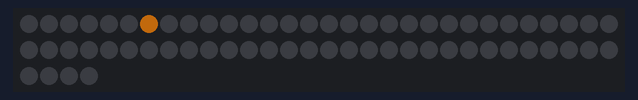
This sketch was run on a simulated Arduino Uno, built with avr-gcc and run on an emulated ATmega328P. Parts: 64 RGB LEDs in strip order, left to right, continuing on the next row. Dim RGB values are drawn brighter than linear; random numbers use the default seed unless the sketch sets one.

Above: at 0.15 s.
At 4.99 s:
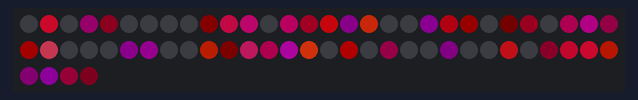
At 9.82 s:
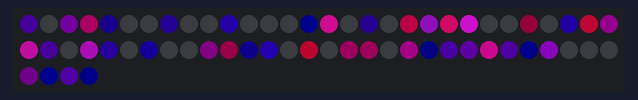
At 19.79 s:
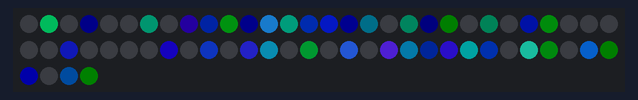
At 29.75 s:
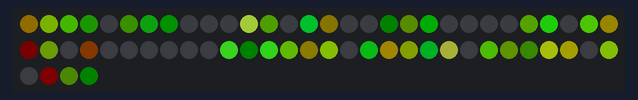
At 39.72 s:
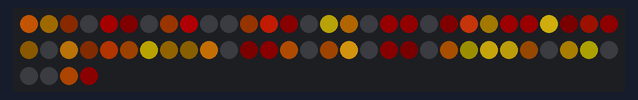

The sketch:

Confetti.ino
```cpp
#include "FastLED.h"
#define DATA_PIN   8
#define NUM_LEDS   64

CRGB leds[NUM_LEDS];

uint8_t gHueDots = 0; // rotating "base color" used by many of the patterns
#define ARRAY_SIZE(A) (sizeof(A) / sizeof((A)[0]))

void setup() {
 Serial.begin(115200);
 FastLED.addLeds<WS2812B, DATA_PIN, GRB>(leds, NUM_LEDS).setCorrection(TypicalLEDStrip);
 FastLED.setBrightness(128);
 FastLED.clear();
}

void loop(){

  //Confetti_Random();

  //Confetti_Green_Blue();

  Confetti_Speckles();


}


void Confetti_Random(){
  fadeToBlackBy( leds, NUM_LEDS, 20);
  int pos = random16(NUM_LEDS);
  leds[pos] += CHSV( gHueDots + random8(64), random8(128,200), random8(48,255));
  FastLED.show();
  FastLED.delay(8);
  EVERY_N_MILLISECONDS( 20 ) { gHueDots++; } // slowly cycle the "base color" through the rainbow
}

void Confetti_Green_Blue(){
  uint8_t p = 25;  // What percentage of the time to make speckles.  [Range 0-100]
  fadeToBlackBy( leds, NUM_LEDS, 10);
  if (random8(100) < p) {
    int pos = random16(NUM_LEDS);
    uint8_t hue = random8(2);  // randomly chooses a 0 or 1
    if (hue == 0) {
      hue = random8(92,111);  // pick a hue somewhere in the green zone
    } else {
      hue = random8(156,165);  // pick a hue somewhere in the blue zone
    }
    leds[pos] += CHSV( hue, random8(200,240), 255);
  }
  FastLED.show();
  FastLED.delay(8);
  EVERY_N_MILLISECONDS( 20 ) { gHueDots++; } // slowly cycle the "base color" through the rainbow
}

void Confetti_Speckles(){   // Random colored speckles that blink in and fade smoothly.
  fadeToBlackBy(leds, NUM_LEDS, 10);
  int pos = random16(NUM_LEDS);
  leds[pos] += CHSV(gHueDots + random8(64), 200, 255);
  FastLED.show();
  FastLED.delay(8);
  EVERY_N_MILLISECONDS( 20 ) { gHueDots++; } // slowly cycle the "base color" through the rainbow
}
```
